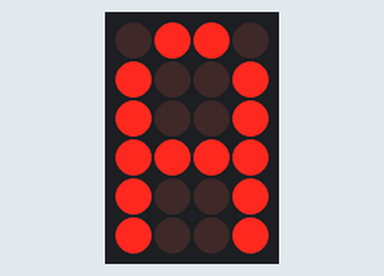
Simulated run of this sketch. Board: Arduino Uno, built with avr-gcc and run on an emulated ATmega328P. Shown: 4×6 LED matrix. Wiring (inferred from the names in the program): LED matrix (orientation assumed): rows pin 2, pin 3, pin 4, pin 5, pin 6, pin 7; columns pin 9, pin 10, pin 11, pin 12.

Above: at 0.1 s.
At 3.4 s:
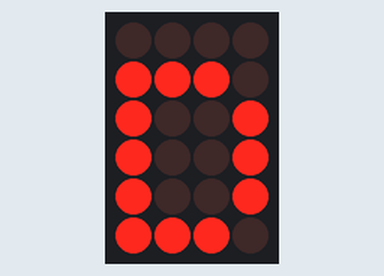
At 9.5 s:
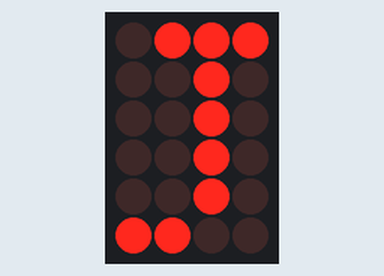
At 18.6 s:
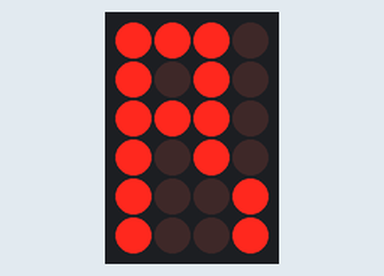
At 28.8 s:
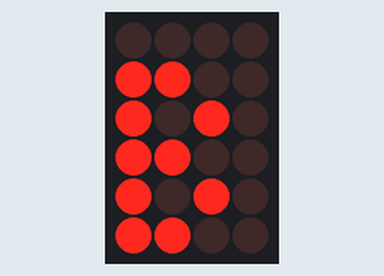
At 39.0 s:
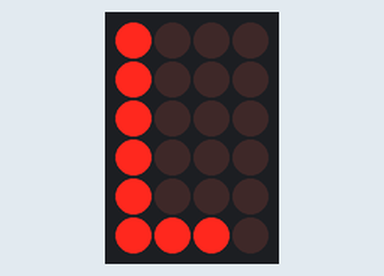

Measured:
- what the display in image 0 shows lasts 1.0 s, from 0.1 s to 1.1 s
- what the display in image 1 shows lasts 0.9 s, from 3.3 s to 4.2 s
- what the display in image 4 shows lasts 0.8 s, from 28.8 s to 29.6 s

The sketch:

abcdario.ino
```cpp
const int rows = 6;
const int cols = 6;

int rowPins[rows] = {2, 3, 4, 5, 6, 7};
int colPins[cols] = {8, 9, 10, 11, 12, 13};

unsigned long previousMillis = 0;
const long interval = 1000; // Intervalo de tiempo para cambiar entre matrices
const long apagadoInterval = 200; // Intervalo de tiempo durante el cual la matriz se apaga

int matriz1[6][6] = {
  {0, 0, 1, 1, 0, 0},
  {0, 1, 0, 0, 1, 0},
  {0, 1, 0, 0, 1, 0},
  {0, 1, 1, 1, 1, 0},
  {0, 1, 0, 0, 1, 0},
  {0, 1, 0, 0, 1, 0}
};

int matriz2[6][6] = {
  {0, 0, 0, 0, 0, 0},
  {0, 1, 1, 0, 0, 0},
  {0, 1, 0, 1, 0, 0},
  {0, 1, 1, 0, 0, 0},
  {0, 1, 0, 1, 0, 0},
  {0, 1, 1, 0, 0, 0}
};

int matriz3[6][6] = {
  {0, 0, 0, 0, 0, 0},
  {0, 1, 1, 1, 1, 0},
  {0, 1, 0, 0, 0, 0},
  {0, 1, 0, 0, 0, 0},
  {0, 1, 0, 0, 0, 0},
  {0, 1, 1, 1, 1, 0}
};

int matriz4[6][6] = {
  {0, 0, 0, 0, 0, 0},
  {0, 1, 1, 1, 0, 0},
  {0, 1, 0, 0, 1, 0},
  {0, 1, 0, 0, 1, 0},
  {0, 1, 0, 0, 1, 0},
  {0, 1, 1, 1, 0, 0}
};

int matriz5[6][6] = {
  {0, 0, 0, 0, 0, 0},
  {0, 1, 1, 1, 0, 0},
  {0, 1, 0, 0, 0, 0},
  {0, 1, 1, 1, 0, 0},
  {0, 1, 0, 0, 0, 0},
  {0, 1, 1, 1, 0, 0}
};

int matriz6[6][6] = {
  {0, 0, 0, 0, 0, 0},
  {0, 1, 1, 1, 0, 0},
  {0, 1, 0, 0, 0, 0},
  {0, 1, 1, 1, 0, 0},
  {0, 1, 0, 0, 0, 0},
  {0, 1, 0, 0, 0, 0}
};

int matriz7[6][6] = {
  {0, 0, 0, 0, 0, 0},
  {0, 1, 1, 1, 1, 0},
  {0, 1, 0, 0, 0, 0},
  {0, 1, 1, 1, 1, 0},
  {0, 1, 0, 0, 1, 0},
  {0, 1, 1, 1, 1, 0}
};

int matriz8[6][6] = {
  {0, 0, 0, 0, 0, 0},
  {0, 1, 0, 0, 1, 0},
  {0, 1, 0, 0, 1, 0},
  {0, 1, 1, 1, 1, 0},
  {0, 1, 0, 0, 1, 0},
  {0, 1, 0, 0, 1, 0}
};

int matriz9[6][6] = {
  {0, 0, 1, 1, 1, 0},
  {0, 0, 0, 1, 0, 0},
  {0, 0, 0, 1, 0, 0},
  {0, 0, 0, 1, 0, 0},
  {0, 0, 0, 1, 0, 0},
  {0, 0, 1, 1, 1, 0}
};

int matriz10[6][6] = {
  {0, 0, 1, 1, 1, 0},
  {0, 0, 0, 1, 0, 0},
  {0, 0, 0, 1, 0, 0},
  {0, 0, 0, 1, 0, 0},
  {1, 0, 0, 1, 0, 0},
  {0, 1, 1, 0, 0, 0}
};

int matriz11[6][6] = {
  {0, 1, 0, 0, 1, 0},
  {0, 1, 0, 1, 0, 0},
  {0, 1, 1, 0, 0, 0},
  {0, 1, 0, 1, 0, 0},
  {0, 1, 0, 0, 1, 0},
  {0, 1, 0, 0, 0, 1}
};

int matriz12[6][6] = {
  {0, 1, 0, 0, 0, 0},
  {0, 1, 0, 0, 0, 0},
  {0, 1, 0, 0, 0, 0},
  {0, 1, 0, 0, 0, 0},
  {0, 1, 0, 0, 0, 0},
  {0, 1, 1, 1, 0, 0}
};

int matriz13[6][6] = {
  {0, 0, 0, 0, 0, 0},
  {0, 1, 0, 0, 0, 1},
  {0, 1, 1, 0, 1, 1},
  {0, 1, 0, 1, 0, 1},
  {0, 1, 0, 0, 0, 1},
  {0, 1, 0, 0, 0, 1}
};

int matriz14[6][6] = {
  {0, 0, 0, 0, 0, 0},
  {0, 1, 0, 0, 0, 1},
  {0, 1, 1, 0, 0, 1},
  {0, 1, 0, 1, 0, 1},
  {0, 1, 0, 0, 1, 1},
  {0, 1, 0, 0, 0, 1}
};

int matriz15[6][6] = {
  {0, 0, 1, 1, 1, 0},
  {0, 0, 0, 0, 0, 0},
  {0, 1, 1, 0, 0, 1},
  {0, 1, 0, 1, 0, 1},
  {0, 1, 0, 0, 1, 1},
  {0, 1, 0, 0, 0, 1}
};

int matriz16[6][6] = {
  {0, 1, 1, 1, 1, 0},
  {1, 0, 0, 0, 0, 1},
  {1, 0, 1, 1, 0, 1},
  {1, 0, 1, 1, 0, 1},
  {1, 0, 0, 0, 0, 1},
  {0, 1, 1, 1, 1, 0}
};

int matriz17[6][6] = {
  {0, 0, 1, 1, 0, 0},
  {0, 1, 0, 0, 1, 0},
  {0, 1, 0, 0, 1, 0},
  {0, 1, 1, 1, 0, 0},
  {0, 1, 0, 0, 0, 0},
  {0, 1, 0, 0, 0, 0}
};

int matriz18[6][6] = {
  {0, 1, 1, 0, 0, 0},
  {1, 0, 0, 1, 0, 0},
  {1, 0, 0, 1, 0, 0},
  {1, 0, 1, 1, 0, 0},
  {0, 1, 1, 1, 0, 0},
  {0, 0, 0, 0, 1, 0}
};

int matriz19[6][6] = {
  {0, 1, 1, 1, 0, 0},
  {0, 1, 0, 1, 0, 0},
  {0, 1, 1, 1, 0, 0},
  {0, 1, 0, 1, 0, 0},
  {0, 1, 0, 0, 1, 0},
  {0, 1, 0, 0, 1, 0}
};

int matriz20[6][6] = {
  {0, 0, 0, 0, 0, 0},
  {0, 0, 1, 1, 1, 0},
  {0, 1, 0, 0, 0, 0},
  {0, 0, 1, 1, 0, 0},
  {0, 0, 0, 0, 1, 0},
  {0, 1, 1, 1, 0, 0}
};

int matriz21[6][6] = {
  {0, 0, 0, 0, 0, 0},
  {1, 1, 1, 1, 1, 0},
  {0, 0, 1, 0, 0, 0},
  {0, 0, 1, 0, 0, 0},
  {0, 0, 1, 0, 0, 0},
  {0, 0, 1, 0, 0, 0}
};

int matriz22[6][6] = {
  {0, 0, 0, 0, 0, 0},
  {0, 1, 0, 0, 1, 0},
  {0, 1, 0, 0, 1, 0},
  {0, 1, 0, 0, 1, 0},
  {0, 1, 0, 0, 1, 0},
  {0, 1, 1, 1, 1, 0}
};

int matriz23[6][6] = {
  {0, 0, 0, 0, 0, 0},
  {0, 1, 0, 0, 1, 0},
  {0, 1, 0, 0, 1, 0},
  {0, 1, 0, 0, 1, 0},
  {0, 1, 0, 0, 1, 0},
  {0, 0, 1, 1, 0, 0}
};

int matriz24[6][6] = {
  {0, 0, 0, 0, 0, 0},
  {1, 0, 1, 0, 1, 0},
  {1, 0, 1, 0, 1, 0},
  {1, 0, 1, 0, 1, 0},
  {0, 1, 0, 1, 0, 0},
  {0, 0, 0, 0, 0, 0}
};

int matriz25[6][6] = {
  {1, 0, 0, 0, 0, 1},
  {0, 1, 0, 0, 1, 0},
  {0, 0, 1, 1, 0, 0},
  {0, 0, 1, 1, 0, 0},
  {0, 1, 0, 0, 1, 0},
  {1, 0, 0, 0, 0, 1}
};

int matriz26[6][6] = {
  {0, 1, 0, 0, 0, 1},
  {0, 0, 1, 0, 1, 0},
  {0, 0, 0, 1, 0, 0},
  {0, 0, 0, 1, 0, 0},
  {0, 0, 0, 1, 0, 0},
  {0, 0, 0, 1, 0, 0}
};

int matriz27[6][6] = {
  {0, 0, 0, 0, 0, 0},
  {0, 1, 1, 1, 1, 0},
  {0, 0, 0, 1, 0, 0},
  {0, 0, 1, 0, 0, 0},
  {0, 1, 1, 1, 1, 0},
  {0, 0, 0, 0, 0, 0}
};


int currentMatrizIndex = 0;
int* matrices[] = { &matriz1[0][0], &matriz2[0][0], &matriz3[0][0], &matriz4[0][0], &matriz5[0][0],
&matriz6[0][0], &matriz7[0][0], &matriz8[0][0], &matriz9[0][0], &matriz10[0][0],  &matriz11[0][0], &matriz12[0][0], &matriz13[0][0], &matriz14[0][0], &matriz15[0][0],
&matriz16[0][0], &matriz17[0][0], &matriz18[0][0], &matriz19[0][0], &matriz20[0][0], &matriz21[0][0], &matriz22[0][0], &matriz23[0][0], &matriz24[0][0], &matriz25[0][0],
&matriz26[0][0], &matriz27[0][0]};

void setup() {
  for (int i = 0; i < rows; i++) {
    pinMode(rowPins[i], OUTPUT);
    digitalWrite(rowPins[i], LOW);
  }

  for (int j = 0; j < cols; j++) {
    pinMode(colPins[j], OUTPUT);
    digitalWrite(colPins[j], HIGH);
  }
}

void loop() {
  unsigned long currentMillis = millis();

  if (currentMillis - previousMillis >= interval) {
    previousMillis = currentMillis;
    apagarMatriz();
    delay(apagadoInterval);
    currentMatrizIndex = (currentMatrizIndex + 1) % 27; // Cambia al siguiente índice de matriz
  }

  mostrarMatriz((int(*)[6]) matrices[currentMatrizIndex]);
}

void mostrarMatriz(int matriz[6][6]) {
  for (int i = 0; i < rows; i++) {
    digitalWrite(rowPins[i], HIGH);  // Activar fila
    for (int j = 0; j < cols; j++) {
      if (matriz[i][j] == 1) {
        digitalWrite(colPins[j], LOW);  // Encender LED
      } else {
        digitalWrite(colPins[j], HIGH); // Apagar LED
      }
    }
    delay(5); // Retardo breve para permitir la visualización de la fila
    digitalWrite(rowPins[i], LOW);  // Desactivar fila
  }
}

void apagarMatriz() {
  for (int i = 0; i < rows; i++) {
    digitalWrite(rowPins[i], LOW);  // Apagar todas las filas
  }
  for (int j = 0; j < cols; j++) {
    digitalWrite(colPins[j], HIGH);  // Apagar todas las columnas
  }
}
```
